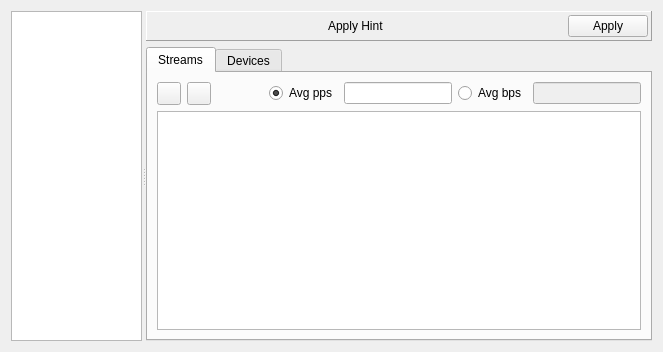
<?xml version="1.0" encoding="UTF-8"?>
<ui version="4.0">
 <class>PortsWindow</class>
 <widget class="QWidget" name="PortsWindow">
  <property name="geometry">
   <rect>
    <x>0</x>
    <y>0</y>
    <width>663</width>
    <height>352</height>
   </rect>
  </property>
  <property name="windowTitle">
   <string>Form</string>
  </property>
  <layout class="QGridLayout">
   <item row="0" column="0">
    <widget class="QSplitter" name="splitter">
     <property name="orientation">
      <enum>Qt::Horizontal</enum>
     </property>
     <property name="childrenCollapsible">
      <bool>false</bool>
     </property>
     <widget class="XTreeView" name="tvPortList">
      <property name="sizePolicy">
       <sizepolicy hsizetype="Expanding" vsizetype="Expanding">
        <horstretch>1</horstretch>
        <verstretch>0</verstretch>
       </sizepolicy>
      </property>
      <property name="contextMenuPolicy">
       <enum>Qt::ActionsContextMenu</enum>
      </property>
      <property name="selectionMode">
       <enum>QAbstractItemView::SingleSelection</enum>
      </property>
     </widget>
     <widget class="QStackedWidget" name="swDetail">
      <property name="sizePolicy">
       <sizepolicy hsizetype="Preferred" vsizetype="Preferred">
        <horstretch>2</horstretch>
        <verstretch>0</verstretch>
       </sizepolicy>
      </property>
      <property name="currentIndex">
       <number>2</number>
      </property>
      <widget class="QWidget" name="blankPage">
       <layout class="QVBoxLayout" name="verticalLayout">
        <item>
         <widget class="QLabel" name="label">
          <property name="text">
           <string>&lt;p&gt;&lt;b&gt;Welcome to Ostinato!&lt;/b&gt;&lt;/p&gt;
&lt;p&gt;The port list on the left contains all the ports on which you can transmit packets.&lt;/p&gt;
&lt;p&gt;Ports belong to a port group. Make sure the Port Group has a &lt;img src=&quot;:/icons/bullet_green.png&quot;/&gt; next to it, then double click the port group to show or hide the ports in the port group.&lt;/p&gt;
&lt;p&gt;To generate packets, you need to create and configure packet streams. A stream is a sequence of one or more packets.&lt;/p&gt;
&lt;p&gt;To create a stream, select the port on which you want to send packets.&lt;/p&gt;
&lt;hr/&gt;
&lt;p&gt;Don't see the port that you want (or any ports at all) inside the port group? &lt;a href=&quot;https://jump.ostinato.org/noports&quot;&gt;Get Help!&lt;/a&gt;&lt;/p&gt;</string>
          </property>
          <property name="alignment">
           <set>Qt::AlignLeading|Qt::AlignLeft|Qt::AlignTop</set>
          </property>
          <property name="wordWrap">
           <bool>true</bool>
          </property>
          <property name="openExternalLinks">
           <bool>true</bool>
          </property>
         </widget>
        </item>
        <item>
         <spacer name="verticalSpacer">
          <property name="orientation">
           <enum>Qt::Vertical</enum>
          </property>
          <property name="sizeHint" stdset="0">
           <size>
            <width>20</width>
            <height>40</height>
           </size>
          </property>
         </spacer>
        </item>
       </layout>
      </widget>
      <widget class="QWidget" name="portGroupDetail">
       <layout class="QVBoxLayout" name="verticalLayout_2">
        <item>
         <widget class="QLabel" name="label_5">
          <property name="text">
           <string>&lt;p&gt;You have selected a port group in the port list on the left.&lt;/p&gt;
&lt;p&gt;You can transmit packets on any of the ports within the port group.&lt;/p&gt;
&lt;p&gt;Make sure the port group has a &lt;img src=&quot;:/icons/bullet_green.png&quot;/&gt; next to it and then double click the port group to show or hide the ports in the port group.&lt;/p&gt;
&lt;p&gt;To generate packets, you need to create and configure packet streams. A stream is a sequence of one or more packets.&lt;/p&gt;
&lt;p&gt;To create a stream, select the port on which you want to send packets. &lt;/p&gt;
&lt;hr/&gt;
&lt;p&gt;Don't see the port that you want (or any ports at all) inside the port group? &lt;a href=&quot;https://jump.ostinato.org/noports&quot;&gt;Get Help!&lt;/a&gt;&lt;/p&gt;</string>
          </property>
          <property name="alignment">
           <set>Qt::AlignLeading|Qt::AlignLeft|Qt::AlignTop</set>
          </property>
          <property name="wordWrap">
           <bool>true</bool>
          </property>
          <property name="openExternalLinks">
           <bool>true</bool>
          </property>
         </widget>
        </item>
        <item>
         <spacer name="verticalSpacer_2">
          <property name="orientation">
           <enum>Qt::Vertical</enum>
          </property>
          <property name="sizeHint" stdset="0">
           <size>
            <width>20</width>
            <height>177</height>
           </size>
          </property>
         </spacer>
        </item>
       </layout>
      </widget>
      <widget class="QWidget" name="portDetail">
       <layout class="QVBoxLayout">
        <property name="leftMargin">
         <number>0</number>
        </property>
        <property name="topMargin">
         <number>0</number>
        </property>
        <property name="rightMargin">
         <number>0</number>
        </property>
        <property name="bottomMargin">
         <number>0</number>
        </property>
        <item>
         <widget class="QFrame" name="frame">
          <property name="frameShape">
           <enum>QFrame::Panel</enum>
          </property>
          <property name="frameShadow">
           <enum>QFrame::Raised</enum>
          </property>
          <layout class="QHBoxLayout">
           <property name="leftMargin">
            <number>3</number>
           </property>
           <property name="topMargin">
            <number>3</number>
           </property>
           <property name="rightMargin">
            <number>3</number>
           </property>
           <property name="bottomMargin">
            <number>3</number>
           </property>
           <item>
            <spacer>
             <property name="orientation">
              <enum>Qt::Horizontal</enum>
             </property>
             <property name="sizeHint" stdset="0">
              <size>
               <width>40</width>
               <height>20</height>
              </size>
             </property>
            </spacer>
           </item>
           <item>
            <widget class="QLabel" name="applyHint">
             <property name="text">
              <string>Apply Hint</string>
             </property>
            </widget>
           </item>
           <item>
            <spacer name="horizontalSpacer">
             <property name="orientation">
              <enum>Qt::Horizontal</enum>
             </property>
             <property name="sizeHint" stdset="0">
              <size>
               <width>40</width>
               <height>20</height>
              </size>
             </property>
            </spacer>
           </item>
           <item>
            <widget class="QPushButton" name="pbApply">
             <property name="text">
              <string>Apply</string>
             </property>
            </widget>
           </item>
          </layout>
         </widget>
        </item>
        <item>
         <widget class="QTabWidget" name="portConfig">
          <property name="currentIndex">
           <number>0</number>
          </property>
          <widget class="QWidget" name="streamsTab">
           <attribute name="title">
            <string>Streams</string>
           </attribute>
           <layout class="QVBoxLayout">
            <item>
             <layout class="QHBoxLayout">
              <item>
               <widget class="QToolButton" name="startTx">
                <property name="toolTip">
                 <string>Start Transmit</string>
                </property>
                <property name="statusTip">
                 <string>Start transmit on selected port</string>
                </property>
                <property name="text">
                 <string/>
                </property>
                <property name="icon">
                 <iconset resource="ostinato.qrc">
                  <normaloff>:/icons/control_play.png</normaloff>:/icons/control_play.png</iconset>
                </property>
               </widget>
              </item>
              <item>
               <widget class="QToolButton" name="stopTx">
                <property name="toolTip">
                 <string>Stop Transmit</string>
                </property>
                <property name="statusTip">
                 <string>Stop transmit on selected port</string>
                </property>
                <property name="text">
                 <string/>
                </property>
                <property name="icon">
                 <iconset resource="ostinato.qrc">
                  <normaloff>:/icons/control_stop.png</normaloff>:/icons/control_stop.png</iconset>
                </property>
               </widget>
              </item>
              <item>
               <spacer>
                <property name="orientation">
                 <enum>Qt::Horizontal</enum>
                </property>
                <property name="sizeHint" stdset="0">
                 <size>
                  <width>40</width>
                  <height>20</height>
                 </size>
                </property>
               </spacer>
              </item>
              <item>
               <widget class="QRadioButton" name="radioButton">
                <property name="text">
                 <string>Avg pps</string>
                </property>
                <property name="checked">
                 <bool>true</bool>
                </property>
               </widget>
              </item>
              <item>
               <widget class="QLineEdit" name="averagePacketsPerSec"/>
              </item>
              <item>
               <widget class="QRadioButton" name="radioButton_2">
                <property name="text">
                 <string>Avg bps</string>
                </property>
               </widget>
              </item>
              <item>
               <widget class="QLineEdit" name="averageBitsPerSec">
                <property name="enabled">
                 <bool>false</bool>
                </property>
               </widget>
              </item>
             </layout>
            </item>
            <item>
             <widget class="XTableView" name="tvStreamList">
              <property name="sizePolicy">
               <sizepolicy hsizetype="Expanding" vsizetype="Expanding">
                <horstretch>0</horstretch>
                <verstretch>1</verstretch>
               </sizepolicy>
              </property>
              <property name="contextMenuPolicy">
               <enum>Qt::ActionsContextMenu</enum>
              </property>
              <property name="whatsThis">
               <string>This is the stream list for the selected port

A stream is a sequence of one or more packets

Right-click to create a stream</string>
              </property>
              <property name="frameShape">
               <enum>QFrame::StyledPanel</enum>
              </property>
              <property name="lineWidth">
               <number>1</number>
              </property>
              <property name="selectionMode">
               <enum>QAbstractItemView::ExtendedSelection</enum>
              </property>
              <property name="selectionBehavior">
               <enum>QAbstractItemView::SelectRows</enum>
              </property>
             </widget>
            </item>
           </layout>
          </widget>
          <widget class="QWidget" name="devicesTab">
           <attribute name="title">
            <string>Devices</string>
           </attribute>
           <layout class="QVBoxLayout">
            <item>
             <widget class="DevicesWidget" name="devicesWidget" native="true"/>
            </item>
           </layout>
          </widget>
         </widget>
        </item>
       </layout>
      </widget>
     </widget>
    </widget>
   </item>
  </layout>
  <action name="actionNew_Port_Group">
   <property name="icon">
    <iconset resource="ostinato.qrc">
     <normaloff>:/icons/portgroup_add.png</normaloff>:/icons/portgroup_add.png</iconset>
   </property>
   <property name="text">
    <string>New Port Group</string>
   </property>
  </action>
  <action name="actionDelete_Port_Group">
   <property name="icon">
    <iconset resource="ostinato.qrc">
     <normaloff>:/icons/portgroup_delete.png</normaloff>:/icons/portgroup_delete.png</iconset>
   </property>
   <property name="text">
    <string>Delete Port Group</string>
   </property>
  </action>
  <action name="actionConnect_Port_Group">
   <property name="icon">
    <iconset resource="ostinato.qrc">
     <normaloff>:/icons/portgroup_connect.png</normaloff>:/icons/portgroup_connect.png</iconset>
   </property>
   <property name="text">
    <string>Connect Port Group</string>
   </property>
  </action>
  <action name="actionDisconnect_Port_Group">
   <property name="icon">
    <iconset resource="ostinato.qrc">
     <normaloff>:/icons/portgroup_disconnect.png</normaloff>:/icons/portgroup_disconnect.png</iconset>
   </property>
   <property name="text">
    <string>Disconnect Port Group</string>
   </property>
  </action>
  <action name="actionNew_Stream">
   <property name="icon">
    <iconset resource="ostinato.qrc">
     <normaloff>:/icons/stream_add.png</normaloff>:/icons/stream_add.png</iconset>
   </property>
   <property name="text">
    <string>New Stream</string>
   </property>
  </action>
  <action name="actionDelete_Stream">
   <property name="icon">
    <iconset resource="ostinato.qrc">
     <normaloff>:/icons/stream_delete.png</normaloff>:/icons/stream_delete.png</iconset>
   </property>
   <property name="text">
    <string>Delete Stream</string>
   </property>
  </action>
  <action name="actionEdit_Stream">
   <property name="icon">
    <iconset resource="ostinato.qrc">
     <normaloff>:/icons/stream_edit.png</normaloff>:/icons/stream_edit.png</iconset>
   </property>
   <property name="text">
    <string>Edit Stream</string>
   </property>
  </action>
  <action name="actionExclusive_Control">
   <property name="checkable">
    <bool>true</bool>
   </property>
   <property name="text">
    <string>Exclusive Port Control (EXPERIMENTAL)</string>
   </property>
  </action>
  <action name="actionOpen_Streams">
   <property name="text">
    <string>Open Streams ...</string>
   </property>
  </action>
  <action name="actionSave_Streams">
   <property name="text">
    <string>Save Streams ...</string>
   </property>
  </action>
  <action name="actionPort_Configuration">
   <property name="text">
    <string>Port Configuration ...</string>
   </property>
  </action>
  <action name="actionDuplicate_Stream">
   <property name="icon">
    <iconset resource="ostinato.qrc">
     <normaloff>:/icons/stream_duplicate.png</normaloff>:/icons/stream_duplicate.png</iconset>
   </property>
   <property name="text">
    <string>Duplicate Stream</string>
   </property>
  </action>
 </widget>
 <customwidgets>
  <customwidget>
   <class>DevicesWidget</class>
   <extends>QWidget</extends>
   <header>deviceswidget.h</header>
   <container>1</container>
  </customwidget>
  <customwidget>
   <class>XTreeView</class>
   <extends>QTreeView</extends>
   <header>xtreeview.h</header>
  </customwidget>
  <customwidget>
   <class>XTableView</class>
   <extends>QTableView</extends>
   <header>xtableview.h</header>
  </customwidget>
 </customwidgets>
 <resources>
  <include location="ostinato.qrc"/>
 </resources>
 <connections>
  <connection>
   <sender>radioButton</sender>
   <signal>toggled(bool)</signal>
   <receiver>averagePacketsPerSec</receiver>
   <slot>setEnabled(bool)</slot>
   <hints>
    <hint type="sourcelabel">
     <x>326</x>
     <y>80</y>
    </hint>
    <hint type="destinationlabel">
     <x>454</x>
     <y>79</y>
    </hint>
   </hints>
  </connection>
  <connection>
   <sender>radioButton_2</sender>
   <signal>toggled(bool)</signal>
   <receiver>averageBitsPerSec</receiver>
   <slot>setEnabled(bool)</slot>
   <hints>
    <hint type="sourcelabel">
     <x>523</x>
     <y>80</y>
    </hint>
    <hint type="destinationlabel">
     <x>651</x>
     <y>88</y>
    </hint>
   </hints>
  </connection>
 </connections>
</ui>
